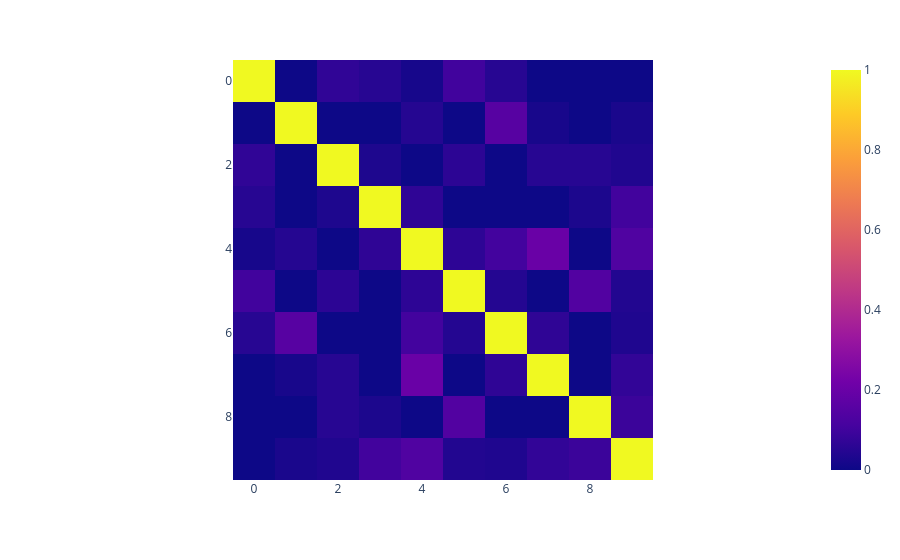

Notebook source saved alongside this figure:
### Markdown cell above
Im Folgenden nutzen wir die `cosine_similarity`-Funktion, um auf der Grundlage unserer TF-IDF-vektorisierten `mixed_sents` die Ähnlichkeiten zwischen allen Sätzen in der Liste zu berechnen sowie diese anschließend als Heatmap mithilfe der `plotly` library zu visualisieren.

### Code cell
pyo.init_notebook_mode(connected=True)

# Vektorisierung
vectorizer = TfidfVectorizer()
tfidf = vectorizer.fit_transform(mixed_sents)

# Berechnung Kosinusähnlichkeiten pro Satz i (i:n), Transformation in entsprechende Matrix
tfidf_sent_sim_matrix = []
for i, sent in enumerate(mixed_sents):
    cosine_similarities = cosine_similarity(tfidf[i:i+1], tfidf).flatten()
    tfidf_sent_sim_matrix.append(cosine_similarities.tolist())

# Visualisierung (Heatmap)
fig = px.imshow(tfidf_sent_sim_matrix)
fig.show()

### Figure 1 — Plotly figure (JSON) as saved in the notebook; plotly's stock layout.template omitted (floating-point values rounded to 4 significant figures)
{"data": [{"coloraxis": "coloraxis", "hovertemplate": "x: %{x}<br>y: %{y}<br>color: %{z}<extra></extra>", "name": "0", "type": "heatmap", "xaxis": "x", "yaxis": "y", "z": [[1.0, 0.0, 0.06747, 0.05012, 0.02008, 0.1012, 0.05052, 0.0, 0.0, 0.0], [0.0, 1.0, 0.0, 0.0, 0.04707, 0.0, 0.1543, 0.02065, 0.0, 0.02521], [0.06747, 0.0, 1.0, 0.03223, 0.0, 0.06008, 0.0, 0.05115, 0.0508, 0.03778], [0.05012, 0.0, 0.03223, 1.0, 0.0661, 0.0, 0.0, 0.0, 0.02888, 0.103], [0.02008, 0.04707, 0.0, 0.0661, 1.0, 0.06312, 0.1048, 0.1983, 0.0, 0.137], [0.1012, 0.0, 0.06008, 0.0, 0.06312, 1.0, 0.04499, 0.0, 0.1407, 0.04005], [0.05052, 0.1543, 0.0, 0.0, 0.1048, 0.04499, 1.0, 0.0664, 0.0, 0.03579], [0.0, 0.02065, 0.05115, 0.0, 0.1983, 0.0, 0.0664, 1.0, 0.0, 0.07282], [0.0, 0.0, 0.0508, 0.02888, 0.0, 0.1407, 0.0, 0.0, 1.0, 0.08982], [0.0, 0.02521, 0.03778, 0.103, 0.137, 0.04005, 0.03579, 0.07282, 0.08982, 1.0]]}], "layout": {"coloraxis": {"colorscale": [[0, "#0d0887"], [0.1111, "#46039f"], [0.2222, "#7201a8"], [0.3333, "#9c179e"], [0.4444, "#bd3786"], [0.5556, "#d8576b"], [0.6667, "#ed7953"], [0.7778, "#fb9f3a"], [0.8889, "#fdca26"], [1, "#f0f921"]]}, "margin": {"t": 60}, "xaxis": {"anchor": "y", "constrain": "domain", "domain": [0, 1], "scaleanchor": "y"}, "yaxis": {"anchor": "x", "autorange": "reversed", "constrain": "domain", "domain": [0, 1]}}}
